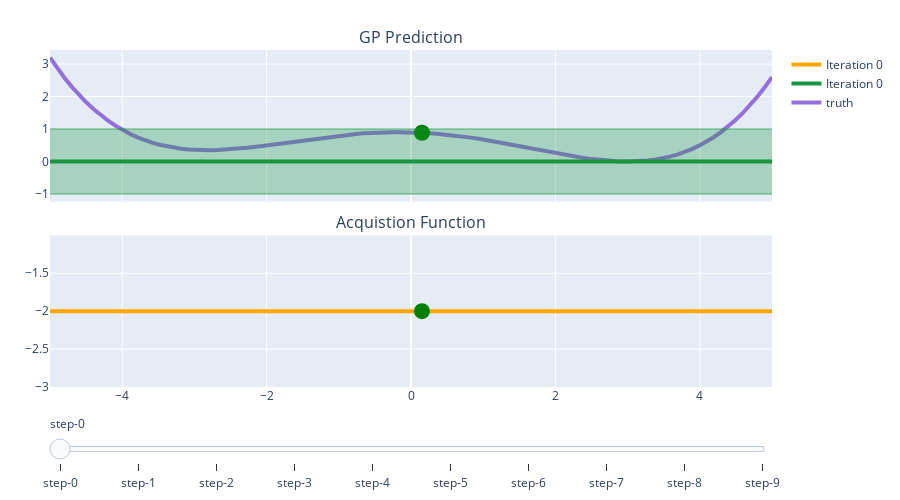

The cell this chart's notebook holds for it:
### Code cell
truth = himmelblau(X_query).flatten()
plot_bo(result, X_plot=X_query.flatten(), truth=truth)
